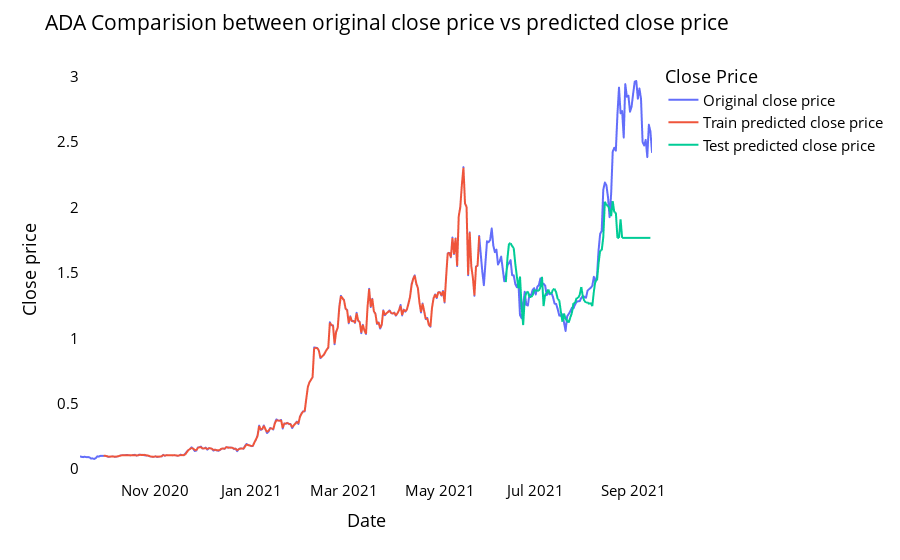

This figure's notebook cell:
### Code cell
prediction_and_plot(closedf=closedf, close_stock=close_stock, train_predict=train_predict, test_predict=test_predict)

### Figure 1 — Plotly figure (JSON) as saved in the notebook; plotly's stock layout.template omitted (floating-point values rounded to 4 significant figures; data arrays with more than 128 entries replaced by an {"elided": "..."} marker saying what was removed)
{"data": [{"hovertemplate": "variable=original_close<br>Date=%{x}<br>Close price=%{y}<extra></extra>", "legendgroup": "original_close", "line": {"color": "#636efa", "dash": "solid"}, "marker": {"symbol": "circle"}, "mode": "lines", "name": "Original close price", "showlegend": true, "type": "scattergl", "x": {"elided": "362 str values"}, "xaxis": "x", "y": {"elided": "362 float values"}, "yaxis": "y"}, {"hovertemplate": "variable=train_predicted_close<br>Date=%{x}<br>Close price=%{y}<extra></extra>", "legendgroup": "train_predicted_close", "line": {"color": "#EF553B", "dash": "solid"}, "marker": {"symbol": "circle"}, "mode": "lines", "name": "Train predicted close price", "showlegend": true, "type": "scattergl", "x": {"elided": "362 str values"}, "xaxis": "x", "y": {"elided": "362 float values"}, "yaxis": "y"}, {"hovertemplate": "variable=test_predicted_close<br>Date=%{x}<br>Close price=%{y}<extra></extra>", "legendgroup": "test_predicted_close", "line": {"color": "#00cc96", "dash": "solid"}, "marker": {"symbol": "circle"}, "mode": "lines", "name": "Test predicted close price", "showlegend": true, "type": "scattergl", "x": {"elided": "362 str values"}, "xaxis": "x", "y": {"elided": "362 float values"}, "yaxis": "y"}], "layout": {"font": {"color": "black", "size": 15}, "legend": {"title": {"text": "Close Price"}, "tracegroupgap": 0}, "margin": {"t": 60}, "plot_bgcolor": "white", "title": {"text": "ADA Comparision between original close price vs predicted close price"}, "xaxis": {"anchor": "y", "domain": [0, 1], "showgrid": false, "title": {"text": "Date"}}, "yaxis": {"anchor": "x", "domain": [0, 1], "showgrid": false, "title": {"text": "Close price"}}}}
